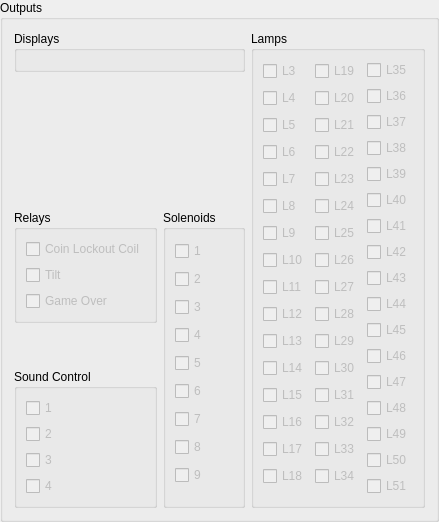
     <widget class="QGroupBox" name="groupBox_18">
      <property name="title">
       <string>Outputs</string>
      </property>
      <layout class="QHBoxLayout" name="horizontalLayout_9">
       <item>
        <layout class="QVBoxLayout" name="verticalLayout_18">
         <item>
          <widget class="QGroupBox" name="groupBox_displays">
           <property name="title">
            <string>Displays</string>
           </property>
           <layout class="QVBoxLayout" name="verticalLayout_34"/>
          </widget>
         </item>
         <item>
          <spacer name="verticalSpacer_13">
           <property name="orientation">
            <enum>Qt::Vertical</enum>
           </property>
           <property name="sizeHint" stdset="0">
            <size>
             <width>20</width>
             <height>40</height>
            </size>
           </property>
          </spacer>
         </item>
         <item>
          <layout class="QHBoxLayout" name="horizontalLayout_5">
           <item>
            <layout class="QVBoxLayout" name="verticalLayout_17">
             <item>
              <widget class="QGroupBox" name="groupBox_3">
               <property name="title">
                <string>Relays</string>
               </property>
               <layout class="QVBoxLayout" name="verticalLayout_15">
                <item>
                 <layout class="QVBoxLayout" name="verticalLayout_16">
                  <item>
                   <widget class="QCheckBox" name="checkBox_relay_2">
                    <property name="enabled">
                     <bool>false</bool>
                    </property>
                    <property name="text">
                     <string>Coin Lockout Coil</string>
                    </property>
                    <property name="checkable">
                     <bool>true</bool>
                    </property>
                   </widget>
                  </item>
                  <item>
                   <widget class="QCheckBox" name="checkBox_relay_1">
                    <property name="enabled">
                     <bool>false</bool>
                    </property>
                    <property name="sizePolicy">
                     <sizepolicy hsizetype="Minimum" vsizetype="Minimum">
                      <horstretch>0</horstretch>
                      <verstretch>0</verstretch>
                     </sizepolicy>
                    </property>
                    <property name="text">
                     <string>Tilt</string>
                    </property>
                    <property name="checkable">
                     <bool>true</bool>
                    </property>
                   </widget>
                  </item>
                  <item>
                   <widget class="QCheckBox" name="checkBox_relay_0">
                    <property name="enabled">
                     <bool>false</bool>
                    </property>
                    <property name="text">
                     <string>Game Over</string>
                    </property>
                    <property name="checkable">
                     <bool>true</bool>
                    </property>
                   </widget>
                  </item>
                 </layout>
                </item>
               </layout>
              </widget>
             </item>
             <item>
              <spacer name="verticalSpacer_10">
               <property name="orientation">
                <enum>Qt::Vertical</enum>
               </property>
               <property name="sizeHint" stdset="0">
                <size>
                 <width>20</width>
                 <height>40</height>
                </size>
               </property>
              </spacer>
             </item>
             <item>
              <widget class="QGroupBox" name="groupBox_15">
               <property name="title">
                <string>Sound Control</string>
               </property>
               <layout class="QVBoxLayout" name="verticalLayout_47">
                <item>
                 <widget class="QCheckBox" name="checkBox_sound_1">
                  <property name="enabled">
                   <bool>false</bool>
                  </property>
                  <property name="text">
                   <string>1</string>
                  </property>
                  <property name="checkable">
                   <bool>true</bool>
                  </property>
                 </widget>
                </item>
                <item>
                 <widget class="QCheckBox" name="checkBox_sound_2">
                  <property name="enabled">
                   <bool>false</bool>
                  </property>
                  <property name="text">
                   <string>2</string>
                  </property>
                  <property name="checkable">
                   <bool>true</bool>
                  </property>
                 </widget>
                </item>
                <item>
                 <widget class="QCheckBox" name="checkBox_sound_3">
                  <property name="enabled">
                   <bool>false</bool>
                  </property>
                  <property name="text">
                   <string>3</string>
                  </property>
                  <property name="checkable">
                   <bool>true</bool>
                  </property>
                 </widget>
                </item>
                <item>
                 <widget class="QCheckBox" name="checkBox_sound_4">
                  <property name="enabled">
                   <bool>false</bool>
                  </property>
                  <property name="text">
                   <string>4</string>
                  </property>
                  <property name="checkable">
                   <bool>true</bool>
                  </property>
                 </widget>
                </item>
               </layout>
              </widget>
             </item>
            </layout>
           </item>
           <item>
            <widget class="QGroupBox" name="groupBox_6">
             <property name="title">
              <string>Solenoids</string>
             </property>
             <layout class="QVBoxLayout" name="verticalLayout_26">
              <item>
               <widget class="QCheckBox" name="checkBox_sol_1">
                <property name="enabled">
                 <bool>false</bool>
                </property>
                <property name="text">
                 <string>1</string>
                </property>
                <property name="checkable">
                 <bool>true</bool>
                </property>
               </widget>
              </item>
              <item>
               <widget class="QCheckBox" name="checkBox_sol_2">
                <property name="enabled">
                 <bool>false</bool>
                </property>
                <property name="text">
                 <string>2</string>
                </property>
                <property name="checkable">
                 <bool>true</bool>
                </property>
               </widget>
              </item>
              <item>
               <widget class="QCheckBox" name="checkBox_sol_3">
                <property name="enabled">
                 <bool>false</bool>
                </property>
                <property name="text">
                 <string>3</string>
                </property>
                <property name="checkable">
                 <bool>true</bool>
                </property>
               </widget>
              </item>
              <item>
               <widget class="QCheckBox" name="checkBox_sol_4">
                <property name="enabled">
                 <bool>false</bool>
                </property>
                <property name="text">
                 <string>4</string>
                </property>
                <property name="checkable">
                 <bool>true</bool>
                </property>
               </widget>
              </item>
              <item>
               <widget class="QCheckBox" name="checkBox_sol_5">
                <property name="enabled">
                 <bool>false</bool>
                </property>
                <property name="text">
                 <string>5</string>
                </property>
                <property name="checkable">
                 <bool>true</bool>
                </property>
               </widget>
              </item>
              <item>
               <widget class="QCheckBox" name="checkBox_sol_6">
                <property name="enabled">
                 <bool>false</bool>
                </property>
                <property name="text">
                 <string>6</string>
                </property>
                <property name="checkable">
                 <bool>true</bool>
                </property>
               </widget>
              </item>
              <item>
               <widget class="QCheckBox" name="checkBox_sol_7">
                <property name="enabled">
                 <bool>false</bool>
                </property>
                <property name="text">
                 <string>7</string>
                </property>
                <property name="checkable">
                 <bool>true</bool>
                </property>
               </widget>
              </item>
              <item>
               <widget class="QCheckBox" name="checkBox_sol_8">
                <property name="enabled">
                 <bool>false</bool>
                </property>
                <property name="text">
                 <string>8</string>
                </property>
                <property name="checkable">
                 <bool>true</bool>
                </property>
               </widget>
              </item>
              <item>
               <widget class="QCheckBox" name="checkBox_sol_9">
                <property name="enabled">
                 <bool>false</bool>
                </property>
                <property name="text">
                 <string>9</string>
                </property>
                <property name="checkable">
                 <bool>true</bool>
                </property>
               </widget>
              </item>
             </layout>
            </widget>
           </item>
          </layout>
         </item>
        </layout>
       </item>
       <item>
        <layout class="QVBoxLayout" name="verticalLayout_54">
         <item>
          <widget class="QGroupBox" name="groupBox_20">
           <property name="title">
            <string>Lamps</string>
           </property>
           <layout class="QHBoxLayout" name="horizontalLayout_7">
            <item>
             <layout class="QVBoxLayout" name="verticalLayout">
              <item>
               <widget class="QCheckBox" name="checkBox_lamp_03">
                <property name="enabled">
                 <bool>false</bool>
                </property>
                <property name="text">
                 <string>L3</string>
                </property>
                <property name="checkable">
                 <bool>true</bool>
                </property>
               </widget>
              </item>
              <item>
               <widget class="QCheckBox" name="checkBox_lamp_04">
                <property name="enabled">
                 <bool>false</bool>
                </property>
                <property name="text">
                 <string>L4</string>
                </property>
                <property name="checkable">
                 <bool>true</bool>
                </property>
               </widget>
              </item>
              <item>
               <widget class="QCheckBox" name="checkBox_lamp_05">
                <property name="enabled">
                 <bool>false</bool>
                </property>
                <property name="text">
                 <string>L5</string>
                </property>
                <property name="checkable">
                 <bool>true</bool>
                </property>
               </widget>
              </item>
              <item>
               <widget class="QCheckBox" name="checkBox_lamp_06">
                <property name="enabled">
                 <bool>false</bool>
                </property>
                <property name="text">
                 <string>L6</string>
                </property>
                <property name="checkable">
                 <bool>true</bool>
                </property>
               </widget>
              </item>
              <item>
               <widget class="QCheckBox" name="checkBox_lamp_07">
                <property name="enabled">
                 <bool>false</bool>
                </property>
                <property name="text">
                 <string>L7</string>
                </property>
                <property name="checkable">
                 <bool>true</bool>
                </property>
               </widget>
              </item>
              <item>
               <widget class="QCheckBox" name="checkBox_lamp_08">
                <property name="enabled">
                 <bool>false</bool>
                </property>
                <property name="text">
                 <string>L8</string>
                </property>
                <property name="checkable">
                 <bool>true</bool>
                </property>
               </widget>
              </item>
              <item>
               <widget class="QCheckBox" name="checkBox_lamp_09">
                <property name="enabled">
                 <bool>false</bool>
                </property>
                <property name="text">
                 <string>L9</string>
                </property>
                <property name="checkable">
                 <bool>true</bool>
                </property>
               </widget>
              </item>
              <item>
               <widget class="QCheckBox" name="checkBox_lamp_10">
                <property name="enabled">
                 <bool>false</bool>
                </property>
                <property name="text">
                 <string>L10</string>
                </property>
                <property name="checkable">
                 <bool>true</bool>
                </property>
               </widget>
              </item>
              <item>
               <widget class="QCheckBox" name="checkBox_lamp_11">
                <property name="enabled">
                 <bool>false</bool>
                </property>
                <property name="text">
                 <string>L11</string>
                </property>
                <property name="checkable">
                 <bool>true</bool>
                </property>
               </widget>
              </item>
              <item>
               <widget class="QCheckBox" name="checkBox_lamp_12">
                <property name="enabled">
                 <bool>false</bool>
                </property>
                <property name="text">
                 <string>L12</string>
                </property>
                <property name="checkable">
                 <bool>true</bool>
                </property>
               </widget>
              </item>
              <item>
               <widget class="QCheckBox" name="checkBox_lamp_13">
                <property name="enabled">
                 <bool>false</bool>
                </property>
                <property name="text">
                 <string>L13</string>
                </property>
                <property name="checkable">
                 <bool>true</bool>
                </property>
               </widget>
              </item>
              <item>
               <widget class="QCheckBox" name="checkBox_lamp_14">
                <property name="enabled">
                 <bool>false</bool>
                </property>
                <property name="text">
                 <string>L14</string>
                </property>
                <property name="checkable">
                 <bool>true</bool>
                </property>
               </widget>
              </item>
              <item>
               <widget class="QCheckBox" name="checkBox_lamp_15">
                <property name="enabled">
                 <bool>false</bool>
                </property>
                <property name="text">
                 <string>L15</string>
                </property>
                <property name="checkable">
                 <bool>true</bool>
                </property>
               </widget>
              </item>
              <item>
               <widget class="QCheckBox" name="checkBox_lamp_16">
                <property name="enabled">
                 <bool>false</bool>
                </property>
                <property name="text">
                 <string>L16</string>
                </property>
                <property name="checkable">
                 <bool>true</bool>
                </property>
               </widget>
              </item>
              <item>
               <widget class="QCheckBox" name="checkBox_lamp_17">
                <property name="enabled">
                 <bool>false</bool>
                </property>
                <property name="text">
                 <string>L17</string>
                </property>
                <property name="checkable">
                 <bool>true</bool>
                </property>
               </widget>
              </item>
              <item>
               <widget class="QCheckBox" name="checkBox_lamp_18">
                <property name="enabled">
                 <bool>false</bool>
                </property>
                <property name="text">
                 <string>L18</string>
                </property>
                <property name="checkable">
                 <bool>true</bool>
                </property>
               </widget>
              </item>
             </layout>
            </item>
            <item>
             <layout class="QVBoxLayout" name="verticalLayout_12">
              <item>
               <widget class="QCheckBox" name="checkBox_lamp_19">
                <property name="enabled">
                 <bool>false</bool>
                </property>
                <property name="text">
                 <string>L19</string>
                </property>
                <property name="checkable">
                 <bool>true</bool>
                </property>
               </widget>
              </item>
              <item>
               <widget class="QCheckBox" name="checkBox_lamp_20">
                <property name="enabled">
                 <bool>false</bool>
                </property>
                <property name="text">
                 <string>L20</string>
                </property>
                <property name="checkable">
                 <bool>true</bool>
                </property>
               </widget>
              </item>
              <item>
               <widget class="QCheckBox" name="checkBox_lamp_21">
                <property name="enabled">
                 <bool>false</bool>
                </property>
                <property name="text">
                 <string>L21</string>
                </property>
                <property name="checkable">
                 <bool>true</bool>
                </property>
               </widget>
              </item>
              <item>
               <widget class="QCheckBox" name="checkBox_lamp_22">
                <property name="enabled">
                 <bool>false</bool>
                </property>
                <property name="text">
                 <string>L22</string>
                </property>
                <property name="checkable">
                 <bool>true</bool>
                </property>
               </widget>
              </item>
              <item>
               <widget class="QCheckBox" name="checkBox_lamp_23">
                <property name="enabled">
                 <bool>false</bool>
                </property>
                <property name="text">
                 <string>L23</string>
                </property>
                <property name="checkable">
                 <bool>true</bool>
                </property>
               </widget>
              </item>
              <item>
               <widget class="QCheckBox" name="checkBox_lamp_24">
                <property name="enabled">
                 <bool>false</bool>
                </property>
                <property name="text">
                 <string>L24</string>
                </property>
                <property name="checkable">
                 <bool>true</bool>
                </property>
               </widget>
              </item>
              <item>
               <widget class="QCheckBox" name="checkBox_lamp_25">
                <property name="enabled">
                 <bool>false</bool>
                </property>
                <property name="text">
                 <string>L25</string>
                </property>
                <property name="checkable">
                 <bool>true</bool>
                </property>
               </widget>
              </item>
              <item>
               <widget class="QCheckBox" name="checkBox_lamp_26">
                <property name="enabled">
                 <bool>false</bool>
                </property>
                <property name="text">
                 <string>L26</string>
                </property>
                <property name="checkable">
                 <bool>true</bool>
                </property>
               </widget>
              </item>
              <item>
               <widget class="QCheckBox" name="checkBox_lamp_27">
                <property name="enabled">
                 <bool>false</bool>
                </property>
                <property name="text">
                 <string>L27</string>
                </property>
                <property name="checkable">
                 <bool>true</bool>
                </property>
               </widget>
              </item>
              <item>
               <widget class="QCheckBox" name="checkBox_lamp_28">
                <property name="enabled">
                 <bool>false</bool>
                </property>
                <property name="text">
                 <string>L28</string>
                </property>
                <property name="checkable">
                 <bool>true</bool>
                </property>
               </widget>
              </item>
              <item>
               <widget class="QCheckBox" name="checkBox_lamp_29">
                <property name="enabled">
                 <bool>false</bool>
                </property>
                <property name="text">
                 <string>L29</string>
                </property>
                <property name="checkable">
                 <bool>true</bool>
                </property>
               </widget>
              </item>
              <item>
               <widget class="QCheckBox" name="checkBox_lamp_30">
                <property name="enabled">
                 <bool>false</bool>
                </property>
                <property name="text">
                 <string>L30</string>
                </property>
                <property name="checkable">
                 <bool>true</bool>
                </property>
               </widget>
              </item>
              <item>
               <widget class="QCheckBox" name="checkBox_lamp_31">
                <property name="enabled">
                 <bool>false</bool>
                </property>
                <property name="text">
                 <string>L31</string>
                </property>
                <property name="checkable">
                 <bool>true</bool>
                </property>
               </widget>
              </item>
              <item>
               <widget class="QCheckBox" name="checkBox_lamp_32">
                <property name="enabled">
                 <bool>false</bool>
                </property>
                <property name="text">
                 <string>L32</string>
                </property>
                <property name="checkable">
                 <bool>true</bool>
                </property>
               </widget>
              </item>
              <item>
               <widget class="QCheckBox" name="checkBox_lamp_33">
                <property name="enabled">
                 <bool>false</bool>
                </property>
                <property name="text">
                 <string>L33</string>
                </property>
                <property name="checkable">
                 <bool>true</bool>
                </property>
               </widget>
              </item>
              <item>
               <widget class="QCheckBox" name="checkBox_lamp_34">
                <property name="enabled">
                 <bool>false</bool>
                </property>
                <property name="text">
                 <string>L34</string>
                </property>
                <property name="checkable">
                 <bool>true</bool>
                </property>
               </widget>
              </item>
             </layout>
            </item>
            <item>
             <layout class="QVBoxLayout" name="verticalLayout_13">
              <item>
               <widget class="QCheckBox" name="checkBox_lamp_35">
                <property name="enabled">
                 <bool>false</bool>
                </property>
                <property name="text">
                 <string>L35</string>
                </property>
                <property name="checkable">
                 <bool>true</bool>
                </property>
               </widget>
              </item>
              <item>
               <widget class="QCheckBox" name="checkBox_lamp_36">
                <property name="enabled">
                 <bool>false</bool>
                </property>
                <property name="text">
                 <string>L36</string>
                </property>
                <property name="checkable">
                 <bool>true</bool>
                </property>
               </widget>
              </item>
              <item>
               <widget class="QCheckBox" name="checkBox_lamp_37">
                <property name="enabled">
                 <bool>false</bool>
                </property>
                <property name="text">
                 <string>L37</string>
                </property>
                <property name="checkable">
                 <bool>true</bool>
                </property>
               </widget>
              </item>
              <item>
               <widget class="QCheckBox" name="checkBox_lamp_38">
                <property name="enabled">
                 <bool>false</bool>
                </property>
                <property name="text">
                 <string>L38</string>
                </property>
                <property name="checkable">
                 <bool>true</bool>
                </property>
               </widget>
              </item>
              <item>
               <widget class="QCheckBox" name="checkBox_lamp_39">
                <property name="enabled">
                 <bool>false</bool>
                </property>
                <property name="text">
                 <string>L39</string>
                </property>
                <property name="checkable">
                 <bool>true</bool>
                </property>
               </widget>
              </item>
              <item>
               <widget class="QCheckBox" name="checkBox_lamp_40">
                <property name="enabled">
                 <bool>false</bool>
                </property>
                <property name="text">
                 <string>L40</string>
                </property>
                <property name="checkable">
                 <bool>true</bool>
                </property>
               </widget>
              </item>
              <item>
               <widget class="QCheckBox" name="checkBox_lamp_41">
                <property name="enabled">
                 <bool>false</bool>
                </property>
                <property name="text">
                 <string>L41</string>
                </property>
                <property name="checkable">
                 <bool>true</bool>
                </property>
               </widget>
              </item>
              <item>
               <widget class="QCheckBox" name="checkBox_lamp_42">
                <property name="enabled">
                 <bool>false</bool>
                </property>
                <property name="text">
                 <string>L42</string>
                </property>
                <property name="checkable">
                 <bool>true</bool>
                </property>
               </widget>
              </item>
              <item>
               <widget class="QCheckBox" name="checkBox_lamp_43">
                <property name="enabled">
                 <bool>false</bool>
                </property>
                <property name="text">
                 <string>L43</string>
                </property>
                <property name="checkable">
                 <bool>true</bool>
                </property>
               </widget>
              </item>
              <item>
               <widget class="QCheckBox" name="checkBox_lamp_44">
                <property name="enabled">
                 <bool>false</bool>
                </property>
                <property name="text">
                 <string>L44</string>
                </property>
                <property name="checkable">
                 <bool>true</bool>
                </property>
               </widget>
              </item>
              <item>
               <widget class="QCheckBox" name="checkBox_lamp_45">
                <property name="enabled">
                 <bool>false</bool>
                </property>
                <property name="text">
                 <string>L45</string>
                </property>
                <property name="checkable">
                 <bool>true</bool>
                </property>
               </widget>
              </item>
              <item>
               <widget class="QCheckBox" name="checkBox_lamp_46">
                <property name="enabled">
                 <bool>false</bool>
                </property>
                <property name="text">
                 <string>L46</string>
                </property>
                <property name="checkable">
                 <bool>true</bool>
                </property>
               </widget>
              </item>
              <item>
               <widget class="QCheckBox" name="checkBox_lamp_47">
                <property name="enabled">
                 <bool>false</bool>
                </property>
                <property name="text">
                 <string>L47</string>
                </property>
                <property name="checkable">
                 <bool>true</bool>
                </property>
               </widget>
              </item>
              <item>
               <widget class="QCheckBox" name="checkBox_lamp_48">
                <property name="enabled">
                 <bool>false</bool>
                </property>
                <property name="text">
                 <string>L48</string>
                </property>
                <property name="checkable">
                 <bool>true</bool>
                </property>
               </widget>
              </item>
              <item>
               <widget class="QCheckBox" name="checkBox_lamp_49">
                <property name="enabled">
                 <bool>false</bool>
                </property>
                <property name="text">
                 <string>L49</string>
                </property>
                <property name="checkable">
                 <bool>true</bool>
                </property>
               </widget>
              </item>
              <item>
               <widget class="QCheckBox" name="checkBox_lamp_50">
                <property name="enabled">
                 <bool>false</bool>
                </property>
                <property name="text">
                 <string>L50</string>
                </property>
                <property name="checkable">
                 <bool>true</bool>
                </property>
               </widget>
              </item>
              <item>
               <widget class="QCheckBox" name="checkBox_lamp_51">
                <property name="enabled">
                 <bool>false</bool>
                </property>
                <property name="text">
                 <string>L51</string>
                </property>
                <property name="checkable">
                 <bool>true</bool>
                </property>
               </widget>
              </item>
             </layout>
            </item>
           </layout>
          </widget>
         </item>
        </layout>
       </item>
      </layout>
     </widget>
